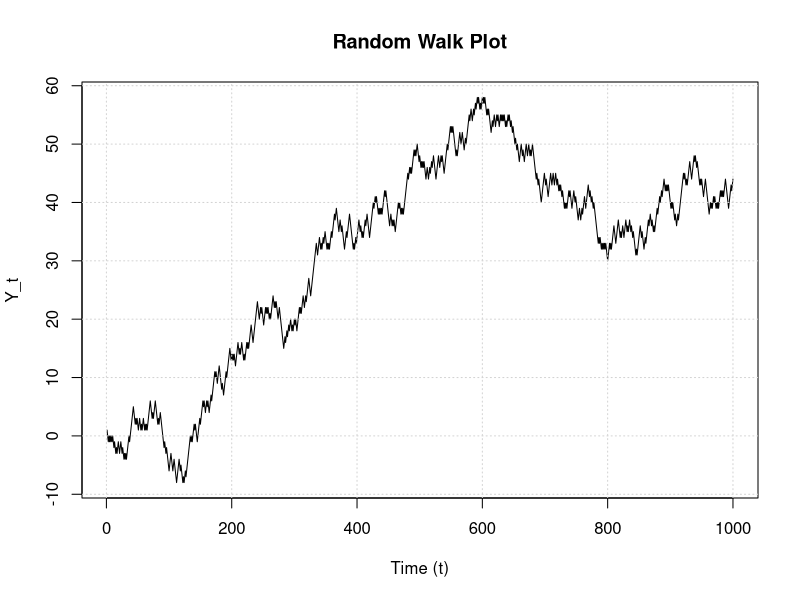

Reproduce this figure in R.
flips <- rbinom(1000, 1, 0.5)
e_t <- ifelse(flips == 0, -1, 1)
Y_t <- cumsum(e_t)
time <- 1:length(Y_t)

plot(time, Y_t, type = "l", xlab = "Time (t)", main = "Random Walk Plot")
grid()
